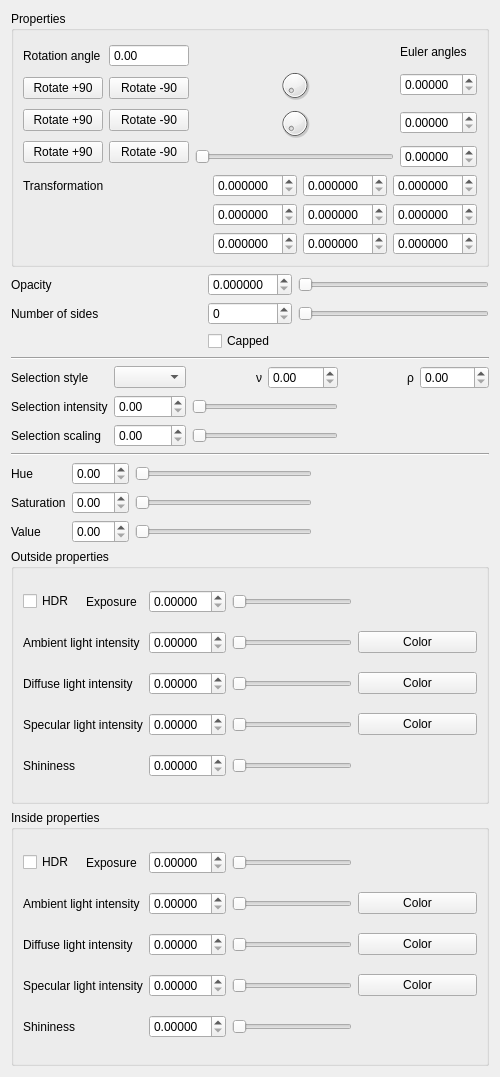
<?xml version="1.0" encoding="UTF-8"?>
<ui version="4.0">
 <class>AppearancePrimitiveForm</class>
 <widget class="QWidget" name="AppearancePrimitiveForm">
  <property name="geometry">
   <rect>
    <x>0</x>
    <y>0</y>
    <width>500</width>
    <height>1077</height>
   </rect>
  </property>
  <property name="windowTitle">
   <string>Form</string>
  </property>
  <layout class="QVBoxLayout" name="verticalLayout">
   <item>
    <widget class="QGroupBox" name="groupBox">
     <property name="title">
      <string>Properties</string>
     </property>
     <layout class="QVBoxLayout" name="verticalLayout_2">
      <item>
       <layout class="QHBoxLayout" name="horizontalLayout">
        <item>
         <layout class="QGridLayout" name="gridLayout_2">
          <item row="2" column="1">
           <widget class="QPushButton" name="rotateMinusYPushButton">
            <property name="text">
             <string>Rotate -90</string>
            </property>
           </widget>
          </item>
          <item row="1" column="1">
           <widget class="QPushButton" name="rotateMinusXPushButton">
            <property name="text">
             <string>Rotate -90</string>
            </property>
           </widget>
          </item>
          <item row="3" column="0">
           <widget class="QPushButton" name="rotatePlusZPushButton">
            <property name="text">
             <string>Rotate +90</string>
            </property>
           </widget>
          </item>
          <item row="1" column="0">
           <widget class="QPushButton" name="rotatePlusXPushButton">
            <property name="text">
             <string>Rotate +90</string>
            </property>
           </widget>
          </item>
          <item row="2" column="0">
           <widget class="QPushButton" name="rotatePlusYPushButton">
            <property name="text">
             <string>Rotate +90</string>
            </property>
           </widget>
          </item>
          <item row="3" column="1">
           <widget class="QPushButton" name="rotateMinusZPushButton">
            <property name="text">
             <string>Rotate -90</string>
            </property>
           </widget>
          </item>
          <item row="0" column="0">
           <widget class="QLabel" name="label">
            <property name="text">
             <string>Rotation angle</string>
            </property>
           </widget>
          </item>
          <item row="0" column="1">
           <widget class="CustomDoubleSpinBox" name="rotationAngleDoubleSpinBox">
            <property name="buttonSymbols">
             <enum>QAbstractSpinBox::NoButtons</enum>
            </property>
           </widget>
          </item>
         </layout>
        </item>
        <item>
         <layout class="QGridLayout" name="gridLayout_5">
          <item row="0" column="0">
           <spacer name="horizontalSpacer">
            <property name="orientation">
             <enum>Qt::Horizontal</enum>
            </property>
            <property name="sizeHint" stdset="0">
             <size>
              <width>40</width>
              <height>20</height>
             </size>
            </property>
           </spacer>
          </item>
          <item row="0" column="1">
           <widget class="QLabel" name="label_2">
            <property name="text">
             <string>Euler angles</string>
            </property>
           </widget>
          </item>
          <item row="2" column="0">
           <widget class="QDoubleDial" name="EulerAngleZDial">
            <property name="maximumSize">
             <size>
              <width>16777215</width>
              <height>32</height>
             </size>
            </property>
            <property name="focusPolicy">
             <enum>Qt::NoFocus</enum>
            </property>
           </widget>
          </item>
          <item row="1" column="0">
           <widget class="QDoubleDial" name="EulerAngleXDial">
            <property name="maximumSize">
             <size>
              <width>16777215</width>
              <height>32</height>
             </size>
            </property>
            <property name="focusPolicy">
             <enum>Qt::NoFocus</enum>
            </property>
           </widget>
          </item>
          <item row="3" column="0">
           <widget class="QDoubleSlider" name="EulerAngleYSlider">
            <property name="focusPolicy">
             <enum>Qt::NoFocus</enum>
            </property>
            <property name="orientation">
             <enum>Qt::Horizontal</enum>
            </property>
           </widget>
          </item>
          <item row="1" column="1">
           <widget class="CustomDoubleSpinBox" name="EulerAngleXDoubleSpinBox">
            <property name="decimals">
             <number>5</number>
            </property>
           </widget>
          </item>
          <item row="2" column="1">
           <widget class="CustomDoubleSpinBox" name="EulerAngleZDoubleSpinBox">
            <property name="decimals">
             <number>5</number>
            </property>
           </widget>
          </item>
          <item row="3" column="1">
           <widget class="CustomDoubleSpinBox" name="EulerAngleYDoubleSpinBox">
            <property name="decimals">
             <number>5</number>
            </property>
           </widget>
          </item>
         </layout>
        </item>
       </layout>
      </item>
      <item>
       <layout class="QGridLayout" name="gridLayout_6">
        <item row="0" column="0">
         <widget class="QLabel" name="label_3">
          <property name="text">
           <string>Transformation</string>
          </property>
         </widget>
        </item>
        <item row="1" column="0">
         <spacer name="horizontalSpacer_2">
          <property name="orientation">
           <enum>Qt::Horizontal</enum>
          </property>
          <property name="sizeHint" stdset="0">
           <size>
            <width>40</width>
            <height>20</height>
           </size>
          </property>
         </spacer>
        </item>
        <item row="2" column="0">
         <spacer name="horizontalSpacer_3">
          <property name="orientation">
           <enum>Qt::Horizontal</enum>
          </property>
          <property name="sizeHint" stdset="0">
           <size>
            <width>40</width>
            <height>20</height>
           </size>
          </property>
         </spacer>
        </item>
        <item row="0" column="1">
         <widget class="CustomDoubleSpinBox" name="transformationMatrixAXDoubleSpinBox">
          <property name="decimals">
           <number>6</number>
          </property>
         </widget>
        </item>
        <item row="1" column="1">
         <widget class="CustomDoubleSpinBox" name="transformationMatrixAYDoubleSpinBox">
          <property name="decimals">
           <number>6</number>
          </property>
         </widget>
        </item>
        <item row="2" column="1">
         <widget class="CustomDoubleSpinBox" name="transformationMatrixAZDoubleSpinBox">
          <property name="decimals">
           <number>6</number>
          </property>
         </widget>
        </item>
        <item row="0" column="2">
         <widget class="CustomDoubleSpinBox" name="transformationMatrixBXDoubleSpinBox">
          <property name="decimals">
           <number>6</number>
          </property>
         </widget>
        </item>
        <item row="1" column="2">
         <widget class="CustomDoubleSpinBox" name="transformationMatrixBYDoubleSpinBox">
          <property name="decimals">
           <number>6</number>
          </property>
         </widget>
        </item>
        <item row="2" column="2">
         <widget class="CustomDoubleSpinBox" name="transformationMatrixBZDoubleSpinBox">
          <property name="decimals">
           <number>6</number>
          </property>
         </widget>
        </item>
        <item row="0" column="3">
         <widget class="CustomDoubleSpinBox" name="transformationMatrixCXDoubleSpinBox">
          <property name="decimals">
           <number>6</number>
          </property>
         </widget>
        </item>
        <item row="1" column="3">
         <widget class="CustomDoubleSpinBox" name="transformationMatrixCYDoubleSpinBox">
          <property name="decimals">
           <number>6</number>
          </property>
         </widget>
        </item>
        <item row="2" column="3">
         <widget class="CustomDoubleSpinBox" name="transformationMatrixCZDoubleSpinBox">
          <property name="decimals">
           <number>6</number>
          </property>
         </widget>
        </item>
       </layout>
      </item>
     </layout>
    </widget>
   </item>
   <item>
    <layout class="QGridLayout" name="gridLayout_7">
     <item row="1" column="2">
      <widget class="QSlider" name="primitiveNumberOfSidesSlider">
       <property name="orientation">
        <enum>Qt::Horizontal</enum>
       </property>
      </widget>
     </item>
     <item row="0" column="2">
      <widget class="QDoubleSlider" name="primitiveOpacitySlider">
       <property name="orientation">
        <enum>Qt::Horizontal</enum>
       </property>
      </widget>
     </item>
     <item row="1" column="0">
      <widget class="QLabel" name="label_5">
       <property name="text">
        <string>Number of sides</string>
       </property>
      </widget>
     </item>
     <item row="0" column="0">
      <widget class="QLabel" name="label_4">
       <property name="text">
        <string>Opacity</string>
       </property>
      </widget>
     </item>
     <item row="2" column="1">
      <widget class="QCheckBox" name="primitiveCappedCheckBox">
       <property name="text">
        <string>Capped</string>
       </property>
      </widget>
     </item>
     <item row="2" column="0">
      <spacer name="horizontalSpacer_8">
       <property name="orientation">
        <enum>Qt::Horizontal</enum>
       </property>
       <property name="sizeHint" stdset="0">
        <size>
         <width>40</width>
         <height>20</height>
        </size>
       </property>
      </spacer>
     </item>
     <item row="2" column="2">
      <spacer name="horizontalSpacer_9">
       <property name="orientation">
        <enum>Qt::Horizontal</enum>
       </property>
       <property name="sizeHint" stdset="0">
        <size>
         <width>40</width>
         <height>20</height>
        </size>
       </property>
      </spacer>
     </item>
     <item row="0" column="1">
      <widget class="CustomDoubleSpinBox" name="primitiveOpacityDoubleSpinBox">
       <property name="decimals">
        <number>6</number>
       </property>
      </widget>
     </item>
     <item row="1" column="1">
      <widget class="CustomIntSpinBox" name="primitiveNumberOfSidesSpinBox"/>
     </item>
    </layout>
   </item>
   <item>
    <widget class="Line" name="line">
     <property name="orientation">
      <enum>Qt::Horizontal</enum>
     </property>
    </widget>
   </item>
   <item>
    <layout class="QGridLayout" name="gridLayout">
     <item row="0" column="0">
      <widget class="QLabel" name="label_16">
       <property name="text">
        <string>Selection style</string>
       </property>
      </widget>
     </item>
     <item row="0" column="3">
      <layout class="QHBoxLayout" name="horizontalLayout_5">
       <item>
        <widget class="QLabel" name="label_18">
         <property name="text">
          <string>ρ</string>
         </property>
         <property name="alignment">
          <set>Qt::AlignRight|Qt::AlignTrailing|Qt::AlignVCenter</set>
         </property>
        </widget>
       </item>
       <item>
        <widget class="CustomDoubleSpinBox" name="primitiveSelectionStyleRhoDoubleSpinBox"/>
       </item>
      </layout>
     </item>
     <item row="1" column="1">
      <widget class="CustomDoubleSpinBox" name="primitiveSelectionItensityDoubleSpinBox"/>
     </item>
     <item row="2" column="0">
      <widget class="QLabel" name="label_20">
       <property name="text">
        <string>Selection scaling</string>
       </property>
      </widget>
     </item>
     <item row="0" column="1">
      <widget class="QComboBox" name="primitiveSelectionStyleComboBox"/>
     </item>
     <item row="2" column="1">
      <widget class="CustomDoubleSpinBox" name="primitiveSelectionScalingDoubleSpinBox"/>
     </item>
     <item row="1" column="2">
      <widget class="QDoubleSlider" name="primitiveSelectionItensityDoubleSlider">
       <property name="orientation">
        <enum>Qt::Horizontal</enum>
       </property>
      </widget>
     </item>
     <item row="2" column="2">
      <widget class="QDoubleSlider" name="primitiveSelectionScalingDoubleSlider">
       <property name="orientation">
        <enum>Qt::Horizontal</enum>
       </property>
      </widget>
     </item>
     <item row="1" column="3">
      <spacer name="horizontalSpacer_10">
       <property name="orientation">
        <enum>Qt::Horizontal</enum>
       </property>
       <property name="sizeHint" stdset="0">
        <size>
         <width>40</width>
         <height>20</height>
        </size>
       </property>
      </spacer>
     </item>
     <item row="1" column="0">
      <widget class="QLabel" name="label_19">
       <property name="text">
        <string>Selection intensity</string>
       </property>
      </widget>
     </item>
     <item row="2" column="3">
      <spacer name="horizontalSpacer_11">
       <property name="orientation">
        <enum>Qt::Horizontal</enum>
       </property>
       <property name="sizeHint" stdset="0">
        <size>
         <width>40</width>
         <height>20</height>
        </size>
       </property>
      </spacer>
     </item>
     <item row="0" column="2">
      <layout class="QHBoxLayout" name="horizontalLayout_4">
       <item>
        <widget class="QLabel" name="label_17">
         <property name="text">
          <string>ν</string>
         </property>
         <property name="alignment">
          <set>Qt::AlignRight|Qt::AlignTrailing|Qt::AlignVCenter</set>
         </property>
        </widget>
       </item>
       <item>
        <widget class="CustomDoubleSpinBox" name="primitiveSelectionStyleNuDoubleSpinBox"/>
       </item>
      </layout>
     </item>
    </layout>
   </item>
   <item>
    <widget class="Line" name="line_2">
     <property name="orientation">
      <enum>Qt::Horizontal</enum>
     </property>
    </widget>
   </item>
   <item>
    <layout class="QGridLayout" name="gridLayout_4">
     <item row="0" column="1">
      <widget class="CustomDoubleSpinBox" name="primitiveHueDoubleSpinBox"/>
     </item>
     <item row="0" column="2">
      <widget class="QDoubleSlider" name="primitiveHueDoubleSlider">
       <property name="orientation">
        <enum>Qt::Horizontal</enum>
       </property>
      </widget>
     </item>
     <item row="0" column="0">
      <widget class="QLabel" name="label_21">
       <property name="text">
        <string>Hue</string>
       </property>
      </widget>
     </item>
     <item row="1" column="0">
      <widget class="QLabel" name="label_22">
       <property name="text">
        <string>Saturation</string>
       </property>
      </widget>
     </item>
     <item row="0" column="3">
      <spacer name="horizontalSpacer_12">
       <property name="orientation">
        <enum>Qt::Horizontal</enum>
       </property>
       <property name="sizeHint" stdset="0">
        <size>
         <width>40</width>
         <height>20</height>
        </size>
       </property>
      </spacer>
     </item>
     <item row="2" column="0">
      <widget class="QLabel" name="label_23">
       <property name="text">
        <string>Value</string>
       </property>
      </widget>
     </item>
     <item row="1" column="1">
      <widget class="CustomDoubleSpinBox" name="primitiveSaturationDoubleSpinBox"/>
     </item>
     <item row="2" column="1">
      <widget class="CustomDoubleSpinBox" name="primitiveValueDoubleSpinBox"/>
     </item>
     <item row="1" column="2">
      <widget class="QDoubleSlider" name="primitiveSaturationDoubleSlider">
       <property name="orientation">
        <enum>Qt::Horizontal</enum>
       </property>
      </widget>
     </item>
     <item row="2" column="2">
      <widget class="QDoubleSlider" name="primitiveValueDoubleSlider">
       <property name="orientation">
        <enum>Qt::Horizontal</enum>
       </property>
      </widget>
     </item>
     <item row="1" column="3">
      <spacer name="horizontalSpacer_13">
       <property name="orientation">
        <enum>Qt::Horizontal</enum>
       </property>
       <property name="sizeHint" stdset="0">
        <size>
         <width>40</width>
         <height>20</height>
        </size>
       </property>
      </spacer>
     </item>
     <item row="2" column="3">
      <spacer name="horizontalSpacer_14">
       <property name="orientation">
        <enum>Qt::Horizontal</enum>
       </property>
       <property name="sizeHint" stdset="0">
        <size>
         <width>40</width>
         <height>20</height>
        </size>
       </property>
      </spacer>
     </item>
    </layout>
   </item>
   <item>
    <widget class="QGroupBox" name="groupBox_2">
     <property name="title">
      <string>Outside properties</string>
     </property>
     <layout class="QGridLayout" name="gridLayout_8">
      <item row="0" column="3">
       <spacer name="horizontalSpacer_4">
        <property name="orientation">
         <enum>Qt::Horizontal</enum>
        </property>
        <property name="sizeHint" stdset="0">
         <size>
          <width>40</width>
          <height>20</height>
         </size>
        </property>
       </spacer>
      </item>
      <item row="1" column="2">
       <widget class="QDoubleSlider" name="frontAmbientIntensitySlider">
        <property name="orientation">
         <enum>Qt::Horizontal</enum>
        </property>
       </widget>
      </item>
      <item row="2" column="2">
       <widget class="QDoubleSlider" name="frontDiffuseIntensitySlider">
        <property name="orientation">
         <enum>Qt::Horizontal</enum>
        </property>
       </widget>
      </item>
      <item row="0" column="2">
       <widget class="QDoubleSlider" name="frontExposureSlider">
        <property name="orientation">
         <enum>Qt::Horizontal</enum>
        </property>
       </widget>
      </item>
      <item row="3" column="2">
       <widget class="QDoubleSlider" name="frontSpecularIntensitySlider">
        <property name="orientation">
         <enum>Qt::Horizontal</enum>
        </property>
       </widget>
      </item>
      <item row="4" column="2">
       <widget class="QDoubleSlider" name="frontShininessSlider">
        <property name="orientation">
         <enum>Qt::Horizontal</enum>
        </property>
       </widget>
      </item>
      <item row="1" column="3">
       <widget class="SelectColorButton" name="frontAmbientColorPushButton">
        <property name="text">
         <string>Color</string>
        </property>
       </widget>
      </item>
      <item row="2" column="3">
       <widget class="SelectColorButton" name="frontDiffuseColorPushButton">
        <property name="text">
         <string>Color</string>
        </property>
       </widget>
      </item>
      <item row="3" column="3">
       <widget class="SelectColorButton" name="frontSpecularColorPushButton">
        <property name="text">
         <string>Color</string>
        </property>
       </widget>
      </item>
      <item row="4" column="0">
       <widget class="QLabel" name="label_6">
        <property name="text">
         <string>Shininess</string>
        </property>
       </widget>
      </item>
      <item row="3" column="0">
       <widget class="QLabel" name="label_7">
        <property name="text">
         <string>Specular light intensity</string>
        </property>
       </widget>
      </item>
      <item row="2" column="0">
       <widget class="QLabel" name="label_8">
        <property name="text">
         <string>Diffuse light intensity</string>
        </property>
       </widget>
      </item>
      <item row="1" column="0">
       <widget class="QLabel" name="label_9">
        <property name="text">
         <string>Ambient light intensity</string>
        </property>
       </widget>
      </item>
      <item row="0" column="0">
       <layout class="QHBoxLayout" name="horizontalLayout_2">
        <item>
         <widget class="QCheckBox" name="frontHDRCheckBox">
          <property name="text">
           <string>HDR</string>
          </property>
         </widget>
        </item>
        <item>
         <widget class="QLabel" name="label_10">
          <property name="text">
           <string>Exposure</string>
          </property>
         </widget>
        </item>
       </layout>
      </item>
      <item row="4" column="3">
       <spacer name="horizontalSpacer_6">
        <property name="orientation">
         <enum>Qt::Horizontal</enum>
        </property>
        <property name="sizeHint" stdset="0">
         <size>
          <width>40</width>
          <height>20</height>
         </size>
        </property>
       </spacer>
      </item>
      <item row="0" column="1">
       <widget class="CustomDoubleSpinBox" name="frontExposureDoubleSpinBox">
        <property name="decimals">
         <number>5</number>
        </property>
       </widget>
      </item>
      <item row="1" column="1">
       <widget class="CustomDoubleSpinBox" name="frontAmbientIntensityDoubleSpinBox">
        <property name="decimals">
         <number>5</number>
        </property>
       </widget>
      </item>
      <item row="2" column="1">
       <widget class="CustomDoubleSpinBox" name="frontDiffuseIntensityDoubleSpinBox">
        <property name="decimals">
         <number>5</number>
        </property>
       </widget>
      </item>
      <item row="3" column="1">
       <widget class="CustomDoubleSpinBox" name="frontSpecularIntensityDoubleSpinBox">
        <property name="decimals">
         <number>5</number>
        </property>
       </widget>
      </item>
      <item row="4" column="1">
       <widget class="CustomDoubleSpinBox" name="frontShininessDoubleSpinBox">
        <property name="decimals">
         <number>5</number>
        </property>
       </widget>
      </item>
     </layout>
    </widget>
   </item>
   <item>
    <widget class="QGroupBox" name="groupBox_3">
     <property name="title">
      <string>Inside properties</string>
     </property>
     <layout class="QGridLayout" name="gridLayout_9">
      <item row="3" column="2">
       <widget class="QDoubleSlider" name="backSpecularIntensitySlider">
        <property name="orientation">
         <enum>Qt::Horizontal</enum>
        </property>
       </widget>
      </item>
      <item row="0" column="2">
       <widget class="QDoubleSlider" name="backExposureSlider">
        <property name="orientation">
         <enum>Qt::Horizontal</enum>
        </property>
       </widget>
      </item>
      <item row="1" column="2">
       <widget class="QDoubleSlider" name="backAmbientIntensitySlider">
        <property name="orientation">
         <enum>Qt::Horizontal</enum>
        </property>
       </widget>
      </item>
      <item row="0" column="3">
       <spacer name="horizontalSpacer_5">
        <property name="orientation">
         <enum>Qt::Horizontal</enum>
        </property>
        <property name="sizeHint" stdset="0">
         <size>
          <width>40</width>
          <height>20</height>
         </size>
        </property>
       </spacer>
      </item>
      <item row="2" column="2">
       <widget class="QDoubleSlider" name="backDiffuseIntensitySlider">
        <property name="orientation">
         <enum>Qt::Horizontal</enum>
        </property>
       </widget>
      </item>
      <item row="4" column="2">
       <widget class="QDoubleSlider" name="backShininessSlider">
        <property name="orientation">
         <enum>Qt::Horizontal</enum>
        </property>
       </widget>
      </item>
      <item row="1" column="3">
       <widget class="SelectColorButton" name="backAmbientColorPushButton">
        <property name="text">
         <string>Color</string>
        </property>
       </widget>
      </item>
      <item row="2" column="3">
       <widget class="SelectColorButton" name="backDiffuseColorPushButton">
        <property name="text">
         <string>Color</string>
        </property>
       </widget>
      </item>
      <item row="3" column="3">
       <widget class="SelectColorButton" name="backSpecularColorPushButton">
        <property name="text">
         <string>Color</string>
        </property>
       </widget>
      </item>
      <item row="4" column="0">
       <widget class="QLabel" name="label_12">
        <property name="text">
         <string>Shininess</string>
        </property>
       </widget>
      </item>
      <item row="3" column="0">
       <widget class="QLabel" name="label_13">
        <property name="text">
         <string>Specular light intensity</string>
        </property>
       </widget>
      </item>
      <item row="2" column="0">
       <widget class="QLabel" name="label_14">
        <property name="text">
         <string>Diffuse light intensity</string>
        </property>
       </widget>
      </item>
      <item row="1" column="0">
       <widget class="QLabel" name="label_15">
        <property name="text">
         <string>Ambient light intensity</string>
        </property>
       </widget>
      </item>
      <item row="0" column="0">
       <layout class="QHBoxLayout" name="horizontalLayout_3">
        <item>
         <widget class="QCheckBox" name="backHDRCheckBox">
          <property name="text">
           <string>HDR</string>
          </property>
         </widget>
        </item>
        <item>
         <widget class="QLabel" name="label_11">
          <property name="text">
           <string>Exposure</string>
          </property>
         </widget>
        </item>
       </layout>
      </item>
      <item row="4" column="3">
       <spacer name="horizontalSpacer_7">
        <property name="orientation">
         <enum>Qt::Horizontal</enum>
        </property>
        <property name="sizeHint" stdset="0">
         <size>
          <width>40</width>
          <height>20</height>
         </size>
        </property>
       </spacer>
      </item>
      <item row="0" column="1">
       <widget class="CustomDoubleSpinBox" name="backExposureDoubleSpinBox">
        <property name="decimals">
         <number>5</number>
        </property>
       </widget>
      </item>
      <item row="1" column="1">
       <widget class="CustomDoubleSpinBox" name="backAmbientIntensityDoubleSpinBox">
        <property name="decimals">
         <number>5</number>
        </property>
       </widget>
      </item>
      <item row="2" column="1">
       <widget class="CustomDoubleSpinBox" name="backDiffuseIntensityDoubleSpinBox">
        <property name="decimals">
         <number>5</number>
        </property>
       </widget>
      </item>
      <item row="3" column="1">
       <widget class="CustomDoubleSpinBox" name="backSpecularIntensityDoubleSpinBox">
        <property name="decimals">
         <number>5</number>
        </property>
       </widget>
      </item>
      <item row="4" column="1">
       <widget class="CustomDoubleSpinBox" name="backShininessDoubleSpinBox">
        <property name="decimals">
         <number>5</number>
        </property>
       </widget>
      </item>
     </layout>
    </widget>
   </item>
  </layout>
 </widget>
 <customwidgets>
  <customwidget>
   <class>CustomDoubleSpinBox</class>
   <extends>QDoubleSpinBox</extends>
   <header>customdoublespinbox.h</header>
  </customwidget>
  <customwidget>
   <class>QDoubleSlider</class>
   <extends>QSlider</extends>
   <header>qdoubleslider.h</header>
  </customwidget>
  <customwidget>
   <class>SelectColorButton</class>
   <extends>QPushButton</extends>
   <header>selectcolorbutton.h</header>
  </customwidget>
  <customwidget>
   <class>CustomIntSpinBox</class>
   <extends>QSpinBox</extends>
   <header>customintspinbox.h</header>
  </customwidget>
  <customwidget>
   <class>QDoubleDial</class>
   <extends>QDial</extends>
   <header>qdoubledial.h</header>
  </customwidget>
 </customwidgets>
 <resources/>
 <connections/>
</ui>
